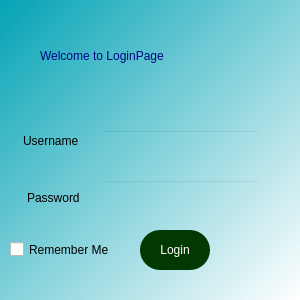
<?xml version="1.0" encoding="UTF-8"?>
<ui version="4.0">
 <class>Dialog</class>
 <widget class="QDialog" name="Dialog">
  <property name="geometry">
   <rect>
    <x>0</x>
    <y>0</y>
    <width>300</width>
    <height>300</height>
   </rect>
  </property>
  <property name="windowTitle">
   <string>Dialog</string>
  </property>
  <widget class="QWidget" name="bgwidget" native="true">
   <property name="geometry">
    <rect>
     <x>0</x>
     <y>0</y>
     <width>300</width>
     <height>300</height>
    </rect>
   </property>
   <property name="styleSheet">
    <string notr="true">QWidget#bgwidget{
background-color:qlineargradient(spread:pad, x1:0, y1:0, x2:1, y2:1, stop:0 rgba(4, 163, 181, 255), stop:1 rgba(255, 255, 255, 255));}</string>
   </property>
   <widget class="QLabel" name="label">
    <property name="geometry">
     <rect>
      <x>40</x>
      <y>30</y>
      <width>381</width>
      <height>51</height>
     </rect>
    </property>
    <property name="styleSheet">
     <string notr="true">font: 16pt &quot;Segoe UI&quot;; color: #010883;</string>
    </property>
    <property name="text">
     <string>Welcome to LoginPage</string>
    </property>
   </widget>
   <widget class="QPushButton" name="login">
    <property name="geometry">
     <rect>
      <x>140</x>
      <y>230</y>
      <width>70</width>
      <height>40</height>
     </rect>
    </property>
    <property name="styleSheet">
     <string notr="true">border-radius:20px;
background-color: rgb(2, 56, 2);
color: rgb(255, 255, 255);
font: 75 14pt &quot;Segoe UI&quot;;</string>
    </property>
    <property name="text">
     <string>Login</string>
    </property>
   </widget>
   <widget class="QCheckBox" name="checkBox">
    <property name="geometry">
     <rect>
      <x>10</x>
      <y>234</y>
      <width>131</width>
      <height>31</height>
     </rect>
    </property>
    <property name="styleSheet">
     <string notr="true">font: 10pt &quot;Segoe UI&quot;;
font: 10pt &quot;MS Shell Dlg 2&quot;;</string>
    </property>
    <property name="text">
     <string>Remember Me</string>
    </property>
   </widget>
   <widget class="QLineEdit" name="login_id">
    <property name="geometry">
     <rect>
      <x>100</x>
      <y>130</y>
      <width>160</width>
      <height>31</height>
     </rect>
    </property>
    <property name="styleSheet">
     <string notr="true">background-color:rgba(0,0,0,0);
font: 12pt &quot;Segoe UI&quot;;</string>
    </property>
   </widget>
   <widget class="QLineEdit" name="login_password">
    <property name="geometry">
     <rect>
      <x>100</x>
      <y>180</y>
      <width>160</width>
      <height>31</height>
     </rect>
    </property>
    <property name="styleSheet">
     <string notr="true">background-color:rgba(0,0,0,0);
font: 12pt &quot;Segoe UI&quot;;</string>
    </property>
    <property name="text">
     <string/>
    </property>
   </widget>
   <widget class="QLabel" name="label_2">
    <property name="geometry">
     <rect>
      <x>23</x>
      <y>130</y>
      <width>91</width>
      <height>21</height>
     </rect>
    </property>
    <property name="styleSheet">
     <string notr="true">font: 12pt &quot;Segoe UI&quot;;</string>
    </property>
    <property name="text">
     <string>Username</string>
    </property>
   </widget>
   <widget class="QLabel" name="label_3">
    <property name="geometry">
     <rect>
      <x>27</x>
      <y>187</y>
      <width>91</width>
      <height>21</height>
     </rect>
    </property>
    <property name="styleSheet">
     <string notr="true">font: 12pt &quot;Segoe UI&quot;;</string>
    </property>
    <property name="text">
     <string>Password</string>
    </property>
   </widget>
  </widget>
 </widget>
 <resources/>
 <connections/>
</ui>
